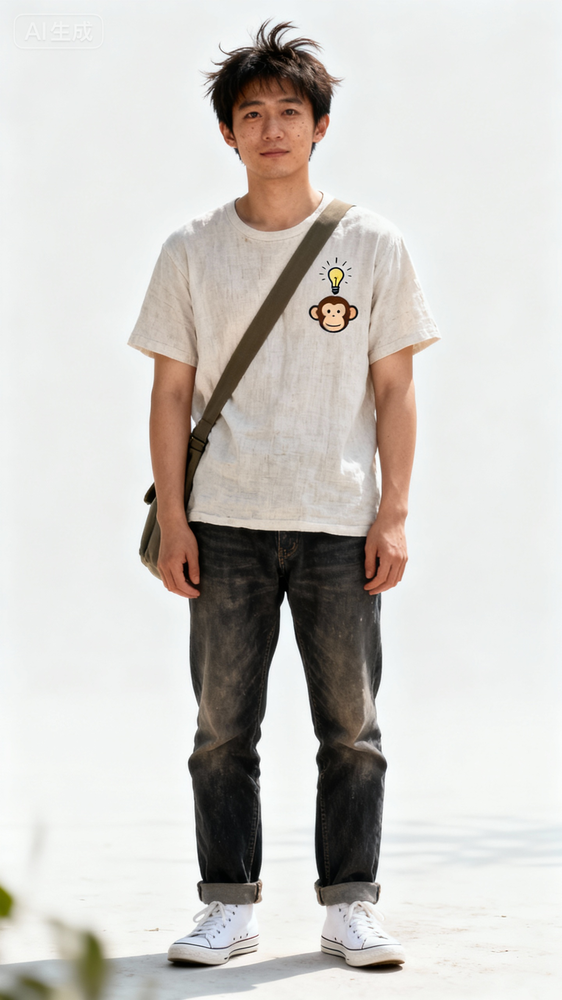
#> input picture playground/qwen3-vl/jimeng-2025-11-15-5498-一名28岁的东亚男性的全身人像，端正站好。  发型是稍微有点凌乱的中短发，略微蓬....png, 562 x 1000 px, shrunk from 1440 x 2560 before the run, found by its file name
$ python face_mask_v2.py
#> lines starting #> are read from the running program, lines starting #| are printed output that depends on the picture
import os
from dashscope import MultiModalConversation
from PIL import Image, ImageDraw
import json
import re
import cv2
import numpy as np

def detect_face_with_opencv(image_path):
    """
    使用 OpenCV 的 Haar Cascade 检测人脸
    """
    # 读取图片
    img = cv2.imread(image_path)
#> img is the input picture: shape (1000, 562, 3); mean B, G, R 198.3, 202.5, 205.6
    gray = cv2.cvtColor(img, cv2.COLOR_BGR2GRAY)
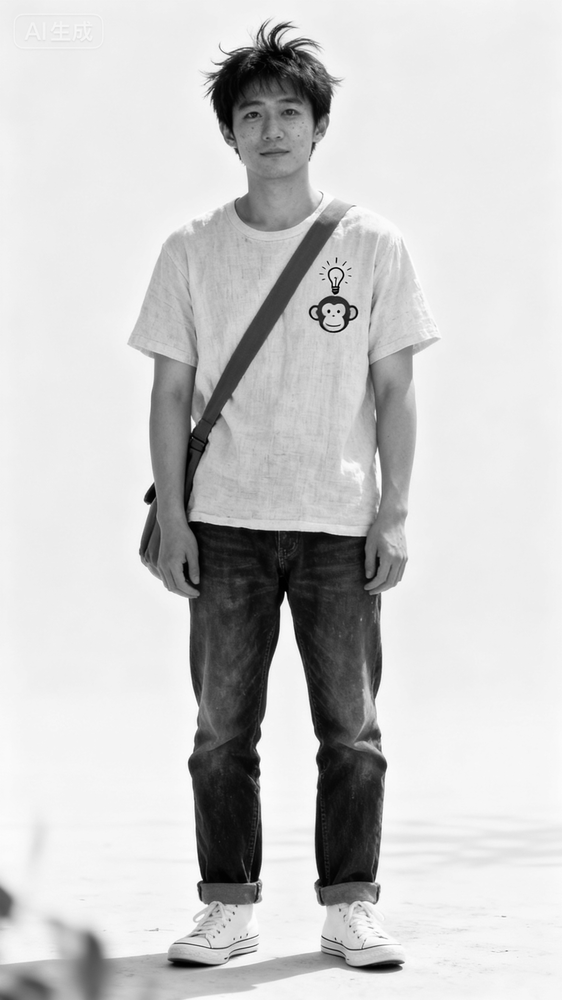
#> gray: shape (1000, 562); min 0, max 255, mean 202.9

    # 加载人脸检测器
    face_cascade = cv2.CascadeClassifier(cv2.data.haarcascades + 'haarcascade_frontalface_default.xml')

    # 检测人脸
    faces = face_cascade.detectMultiScale(gray, scaleFactor=1.1, minNeighbors=5, minSize=(30, 30))
#> faces = [[227, 82, 91, 91]]

    print(f"OpenCV 检测到 {len(faces)} 个人脸")
#| OpenCV 检测到 1 个人脸

    result = {"faces": []}
    for (x, y, w, h) in faces:
        print(f"OpenCV 人脸: x={x}, y={y}, w={w}, h={h}")
        result["faces"].append({
            "bbox": [int(x), int(y), int(x + w), int(y + h)],
            "confidence": 0.9,
            "method": "opencv"
        })
#> this loop made 1 pass
#| OpenCV 人脸: x=227, y=82, w=91, h=91

    return result

# [79 lines left out: function detect_face_with_qwen_detailed, not called in this run]

def mask_faces_in_image(image_path, faces_data, output_path):
    """
    在图片中用黑色遮住检测到的人脸
    """
    # 打开图片
    img = Image.open(image_path)
#> img: PIL image 562x1000 RGB
    draw = ImageDraw.Draw(img)

    # 获取图片尺寸
    img_width, img_height = img.size
#> img_width = 562; img_height = 1000
    print(f"图片尺寸: {img_width} x {img_height}")
#| 图片尺寸: 562 x 1000

    # 遮住每个人脸
    faces = faces_data.get("faces", [])
    if not faces:
        print("警告: 没有检测到人脸数据")
        if "raw_response" in faces_data:
            print("原始响应:", faces_data["raw_response"])
        return None

    for i, face in enumerate(faces):
        bbox = face["bbox"]
        x1, y1, x2, y2 = bbox
        method = face.get("method", "unknown")

        print(f"人脸 {i+1} (方法: {method}): bbox = ({x1}, {y1}, {x2}, {y2})")

        # 扩大一点范围以确保覆盖整个脸
        padding = 20
        x1 = max(0, x1 - padding)
        y1 = max(0, y1 - padding)
        x2 = min(img_width, x2 + padding)
        y2 = min(img_height, y2 + padding)

        print(f"加上边距后: bbox = ({x1}, {y1}, {x2}, {y2})")

        # 画黑色矩形遮住人脸
        draw.rectangle([x1, y1, x2, y2], fill="black")

    # 保存结果
    img.save(output_path)
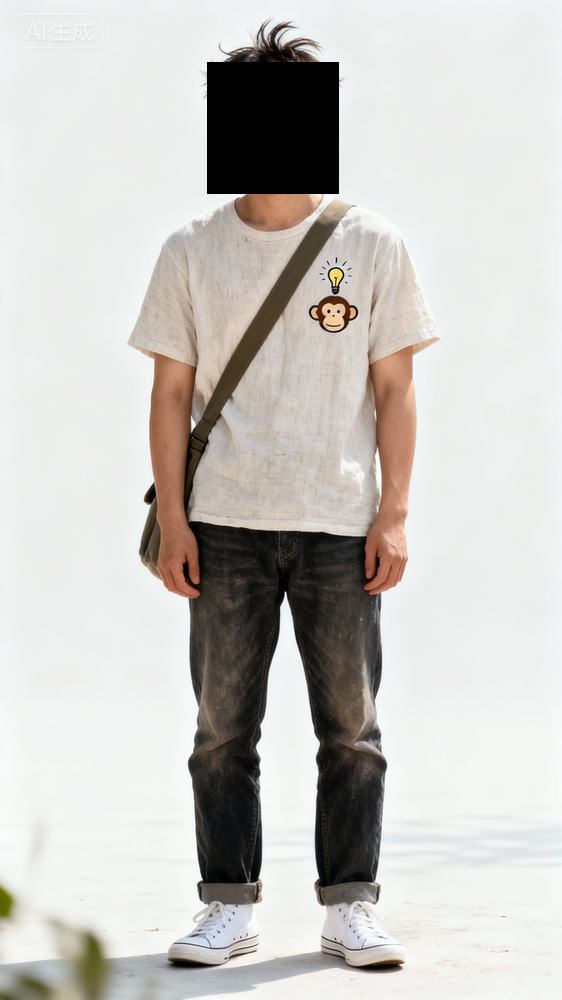
#> saved as output_masked_v2.png: PIL image 562x1000 RGB; mean R, G, B 200.8, 198.6, 194.8
    print(f"\n已保存遮罩后的图片到: {output_path}")
    return output_path

def main():
    # 配置
    api_key = os.getenv("DASHSCOPE_API_KEY")
    if not api_key:
        print("警告: 未设置 DASHSCOPE_API_KEY，将只使用 OpenCV 检测")

    # 输入图片路径
    image_path = "/Users/jingweizhang/Workspace/short-drama/playground/qwen3-vl/jimeng-2025-11-15-5498-一名28岁的东亚男性的全身人像，端正站好。  发型是稍微有点凌乱的中短发，略微蓬....png"

    # 输出图片路径
    output_path = "/Users/jingweizhang/Workspace/short-drama/playground/qwen3-vl/output_masked_v2.png"

    print("=" * 80)
    print("方法 1: 使用 OpenCV 检测人脸...")
    print("=" * 80)

    faces_data = detect_face_with_opencv(image_path)

    if not faces_data["faces"] and api_key:
        print("\nOpenCV 未检测到人脸，尝试使用 QWEN3-VL...")
        print("=" * 80)
        faces_data = detect_face_with_qwen_detailed(image_path, api_key)

    if faces_data["faces"]:
        mask_faces_in_image(image_path, faces_data, output_path)
    else:
        print("\n所有方法都未能检测到人脸")

    print("=" * 80)
    print("完成!")
    print("=" * 80)

if __name__ == "__main__":
    main()
